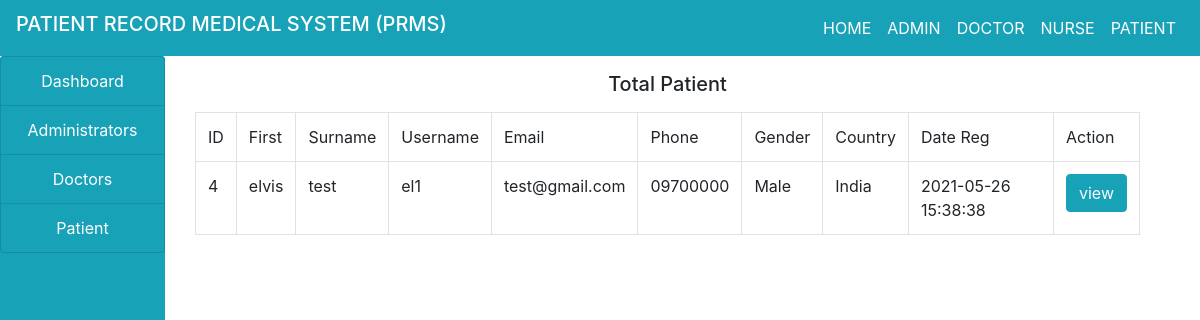
The page /admin/patient.php on the database its author committed.
### tables this page shows
CREATE TABLE `patient` (
  `id` int(100) NOT NULL,
  `firstname` varchar(100) NOT NULL,
  `surname` varchar(100) NOT NULL,
  `username` varchar(100) NOT NULL,
  `email` varchar(100) NOT NULL,
  `phone` varchar(100) NOT NULL,
  `gender` varchar(100) NOT NULL,
  `country` varchar(100) NOT NULL,
  `password` varchar(100) NOT NULL,
  `date_reg` varchar(100) NOT NULL,
  `profile` varchar(100) NOT NULL
);

### admin/patient.php (the view, shortened to what this page needs)
<!DOCTYPE html>
<html>
<head>
</head>
<body>
	<?php
	     include("../include/header.php");
	     include("../include/connection.php");
	 ?>
	 <div class="container-fluid">
	 	<div class="col-md-12">
	 		<div class="row">
	 			<div class="col-md-2" style="margin-left: -30px;">
	 				<?php
                        include("sidenav.php");
	 				  ?>
	 			</div>
	 			<div class="col-md-10">
	 				<h5 class="text-center my-3">Total Patient</h5>
	 				<?php
                       $query = "SELECT * FROM patient ";
                       $res = mysqli_query($connect,$query);
                       		$output = "";
                       		$output .= "
                       			  <table class='table table-bordered'>
                       			  			<tr>
                       			  				<td>ID</td>
                       			  				<td>First</td>
                       			  				<td>Surname</td>
                       			  				<td>Username</td>
                       			  				<td>Email</td>
                       			  				<td>Phone</td>
                       			  				<td>Gender</td>
                       			  				<td>Country</td>
                       			  				<td>Date Reg</td>
                       			  				<td>Action</td>
                       			  			</tr>
                       		";
                            while($row = mysqli_fetch_array($res)) {
                            	$output .="
                                     <tr>
                                     	<td>".$row['id']."</td>
                                     	<td>".$row['firstname']."</td>
                                     	<td>".$row['surname']."</td>
                                     	<td>".$row['username']."</td>
                                     	<td>".$row['email']."</td>
                                     	<td>".$row['phone']."</td>
                                     	<td>".$row['gender']."</td>
                                     	<td>".$row['country']."</td>
                                     	<td>".$row['date_reg']."</td>
                                        <td>
                                        	<a href='view.php?" .$row['id']."'>
                                        		<button class='btn btn-info'>view</button>
                                        	</a>
                                        </td>
                            	";
                            }
                            $output .="
                              </tr>
                              </table>";
                              echo $output;
	 				  ?>
	 			</div>
	 		</div>
	 	</div>
	 </div>
</body>
</html>

### rows shown on the page
patient: id "4", firstname "elvis", surname "test", username "el1", email "test@gmail.com", phone "09700000", gender "Male", country "India", date_reg "2021-05-26 15:38:38"
